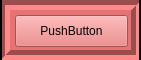
     <widget class="QFrame" name="frame_10_5">
      <property name="geometry">
       <rect>
        <x>860</x>
        <y>64</y>
        <width>141</width>
        <height>60</height>
       </rect>
      </property>
      <property name="styleSheet">
       <string notr="true">background-color: #E57373</string>
      </property>
      <property name="frameShape">
       <enum>QFrame::Box</enum>
      </property>
      <property name="frameShadow">
       <enum>QFrame::Sunken</enum>
      </property>
      <property name="lineWidth">
       <number>5</number>
      </property>
      <widget class="QPushButton" name="pushButton_10_5">
       <property name="geometry">
        <rect>
         <x>15</x>
         <y>15</y>
         <width>113</width>
         <height>32</height>
        </rect>
       </property>
       <property name="text">
        <string>PushButton</string>
       </property>
      </widget>
      <widget class="Line" name="line_103">
       <property name="geometry">
        <rect>
         <x>139</x>
         <y>0</y>
         <width>2</width>
         <height>64</height>
        </rect>
       </property>
       <property name="styleSheet">
        <string notr="true">background-color: black</string>
       </property>
       <property name="orientation">
        <enum>Qt::Vertical</enum>
       </property>
      </widget>
      <widget class="Line" name="line_104">
       <property name="geometry">
        <rect>
         <x>0</x>
         <y>0</y>
         <width>2</width>
         <height>64</height>
        </rect>
       </property>
       <property name="styleSheet">
        <string notr="true">background-color: black</string>
       </property>
       <property name="orientation">
        <enum>Qt::Vertical</enum>
       </property>
      </widget>
     </widget>
